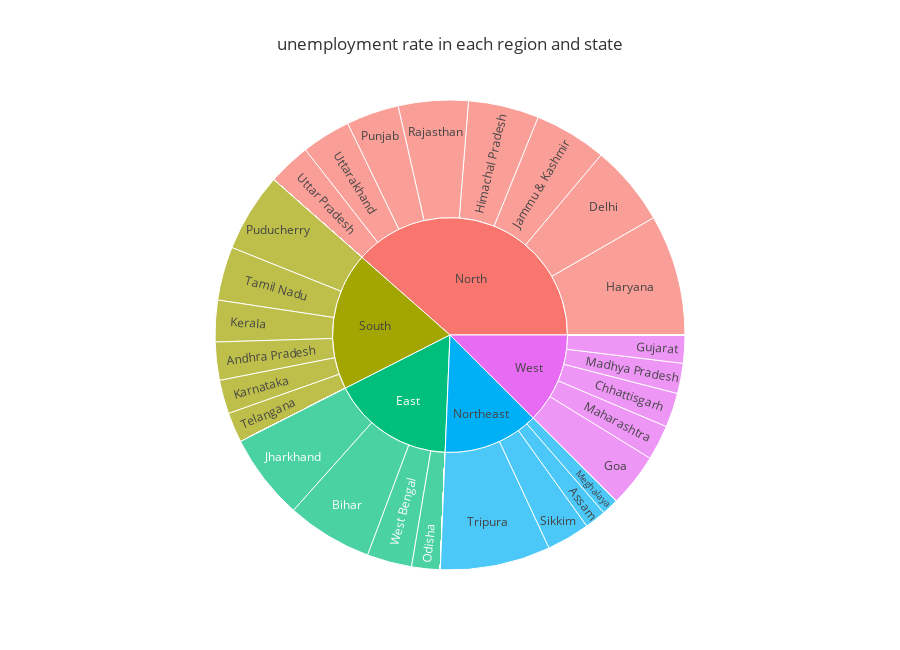

The code cell stored with this chart in its notebook:
### Code cell
# Đức
fig = px.sunburst(unemplo, path=['Region','States'], values='Estimated Unemployment Rate',
                  color_continuous_scale='Plasma',title= 'unemployment rate in each region and state',
                  height=650,template='ggplot2')


fig.show()

### Figure 1 — Plotly figure (JSON) as saved in the notebook; plotly's stock layout.template omitted (floating-point values rounded to 4 significant figures; data arrays with more than 128 entries replaced by an {"elided": "..."} marker saying what was removed)
{"data": [{"branchvalues": "total", "domain": {"x": [0, 1], "y": [0, 1]}, "hovertemplate": "labels=%{label}<br>Estimated Unemployment Rate=%{value}<br>parent=%{parent}<br>id=%{id}<extra></extra>", "ids": {"elided": "140 str values"}, "labels": {"elided": "140 str values"}, "name": "", "parents": {"elided": "140 str values"}, "type": "sunburst", "values": {"elided": "140 float values"}}], "layout": {"height": 650, "legend": {"tracegroupgap": 0}, "title": {"text": "unemployment rate in each region and state"}}}
